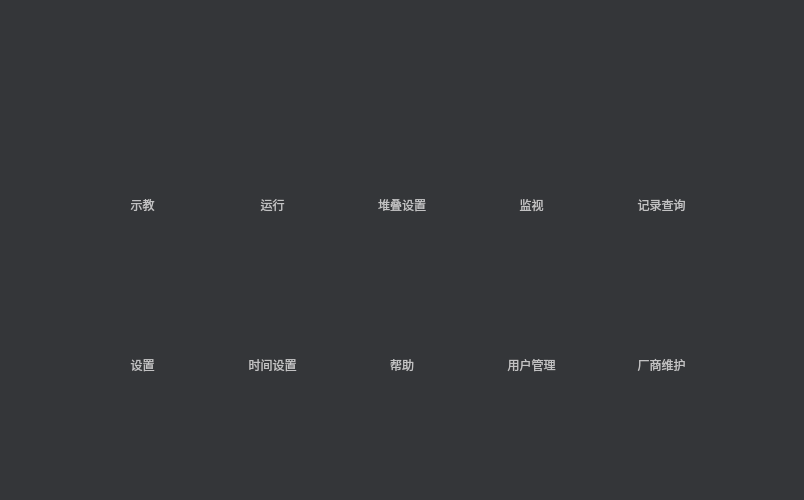
<?xml version="1.0" encoding="UTF-8"?>
<ui version="4.0">
 <class>Frm_Fun</class>
 <widget class="QWidget" name="Frm_Fun">
  <property name="geometry">
   <rect>
    <x>0</x>
    <y>0</y>
    <width>804</width>
    <height>500</height>
   </rect>
  </property>
  <property name="windowTitle">
   <string>Form</string>
  </property>
  <property name="styleSheet">
   <string notr="true">/*QWidget {
background:white;
}

QPushButton {
color: white;
font:bold 14px;
border:1px solid black;

background: #323232;
}

QLabel {
color: #55555;
background: white;
}*/

QWidget {
color: #c2c2c3;
background: #343639;
}

QLabel {
min-width: 100px;
min-height: 20px;
}

QPushButton[objectName=&quot;btnTeach&quot;] {
border: no;
/*outline: no;*/
min-width: 100px;
min-height: 100px;
image: url(&quot;:/Res/image/function_teach.png&quot;); 
}

QPushButton[objectName=&quot;btnTeach&quot;]:pressed {
border: no;
min-width: 100px;
min-height: 100px;
/*
padding-top: -2px;
padding-bottom: -2px;*/
padding: 2px 2px 2px 2px;
image: url(&quot;:/Res/image/function_teach.png&quot;); 
}

QPushButton[objectName=&quot;btnRun&quot;] {
border: no;
/*outline: no;*/
min-width: 100px;
min-height: 100px;
image: url(&quot;:/Res/image/function_run.png&quot;); 
}

QPushButton[objectName=&quot;btnRun&quot;]:pressed {
border: no;
min-width: 100px;
min-height: 100px;
/*
padding-top: -2px;
padding-bottom: -2px;*/
padding: 2px 2px 2px 2px;
image: url(&quot;:/Res/image/function_run.png&quot;); 
}

QPushButton[objectName=&quot;btnSysS&quot;] {
border: no;
/*outline: no;*/
min-width: 100px;
min-height: 100px;
image: url(&quot;:/Res/image/function_setup.png&quot;); 
}

QPushButton[objectName=&quot;btnSysS&quot;]:pressed {
border: no;
min-width: 100px;
min-height: 100px;
/*
padding-top: -2px;
padding-bottom: -2px;*/
padding: 2px 2px 2px 2px;
image: url(&quot;:/Res/image/function_setup.png&quot;); 
}

QPushButton[objectName=&quot;btnStkS&quot;] {
border: no;
/*outline: no;*/
min-width: 100px;
min-height: 100px;
image: url(&quot;:/Res/image/function_stack.png&quot;); 
}

QPushButton[objectName=&quot;btnStkS&quot;]:pressed {
border: no;
min-width: 100px;
min-height: 100px;
/*
padding-top: -2px;
padding-bottom: -2px;*/
padding: 2px 2px 2px 2px;
image: url(&quot;:/Res/image/function_stack.png&quot;); 
}

QPushButton[objectName=&quot;btnTimS&quot;] {
border: no;
/*outline: no;*/
min-width: 100px;
min-height: 100px;
image: url(&quot;:/Res/image/function_time.png&quot;); 
}

QPushButton[objectName=&quot;btnTimS&quot;]:pressed {
border: no;
min-width: 100px;
min-height: 100px;
/*
padding-top: -2px;
padding-bottom: -2px;*/
padding: 2px 2px 2px 2px;
image: url(&quot;:/Res/image/function_time.png&quot;); 
}

QPushButton[objectName=&quot;btnMonitor&quot;] {
border: no;
/*outline: no;*/
min-width: 100px;
min-height: 100px;
image: url(&quot;:/Res/image/function_monitor.png&quot;); 
}

QPushButton[objectName=&quot;btnMonitor&quot;]:pressed {
border: no;
min-width: 100px;
min-height: 100px;
/*
padding-top: -2px;
padding-bottom: -2px;*/
padding: 2px 2px 2px 2px;
image: url(&quot;:/Res/image/function_monitor.png&quot;); 
}

QPushButton[objectName=&quot;btnLog&quot;] {
border: no;
/*outline: no;*/
min-width: 100px;
min-height: 100px;
image: url(&quot;:/Res/image/function_note.png&quot;); 
}

QPushButton[objectName=&quot;btnLog&quot;]:pressed {
border: no;
min-width: 100px;
min-height: 100px;
/*
padding-top: -2px;
padding-bottom: -2px;*/
padding: 2px 2px 2px 2px;
image: url(&quot;:/Res/image/function_note.png&quot;); 
}
QPushButton[objectName=&quot;btnAuthority&quot;] {
border: no;
/*outline: no;*/
min-width: 100px;
min-height: 100px;
image: url(&quot;:/Res/image/function_authority.png&quot;); 
}

QPushButton[objectName=&quot;btnAuthority&quot;]:pressed {
border: no;
min-width: 100px;
min-height: 100px;
/*
padding-top: -2px;
padding-bottom: -2px;*/
padding: 2px 2px 2px 2px;
image: url(&quot;:/Res/image/function_authority.png&quot;); 
}

QPushButton[objectName=&quot;btnHelp&quot;] {
border: no;
/*outline: no;*/
min-width: 100px;
min-height: 100px;
image: url(&quot;:/Res/image/function_help.png&quot;); 
}

QPushButton[objectName=&quot;btnHelp&quot;]:pressed {
border: no;
min-width: 100px;
min-height: 100px;
/*
padding-top: -2px;
padding-bottom: -2px;*/
padding: 2px 2px 2px 2px;
image: url(&quot;:/Res/image/function_help.png&quot;); 
}

QPushButton[objectName=&quot;btnManufacturer&quot;] {
border: no;
/*outline: no;*/
min-width: 101px;
min-height: 101px;
image: url(&quot;:/Res/image/function_vendor.png&quot;); 
}

QPushButton[objectName=&quot;btnManufacturer&quot;]:pressed {
border: no;
min-width: 101px;
min-height: 101px;
/*
padding-top: -2px;
padding-bottom: -2px;*/
padding: 2px 2px 2px 2px;
image: url(&quot;:/Res/image/function_vendor.png&quot;); 
}


</string>
  </property>
  <layout class="QGridLayout" name="gridLayout">
   <property name="leftMargin">
    <number>90</number>
   </property>
   <property name="topMargin">
    <number>100</number>
   </property>
   <property name="rightMargin">
    <number>90</number>
   </property>
   <property name="bottomMargin">
    <number>100</number>
   </property>
   <property name="horizontalSpacing">
    <number>25</number>
   </property>
   <property name="verticalSpacing">
    <number>20</number>
   </property>
   <item row="0" column="0">
    <layout class="QVBoxLayout" name="verticalLayout_10">
     <property name="spacing">
      <number>0</number>
     </property>
     <item>
      <widget class="QPushButton" name="btnTeach">
       <property name="sizePolicy">
        <sizepolicy hsizetype="Preferred" vsizetype="Preferred">
         <horstretch>0</horstretch>
         <verstretch>0</verstretch>
        </sizepolicy>
       </property>
       <property name="maximumSize">
        <size>
         <width>100</width>
         <height>100</height>
        </size>
       </property>
       <property name="layoutDirection">
        <enum>Qt::LeftToRight</enum>
       </property>
       <property name="text">
        <string/>
       </property>
       <property name="iconSize">
        <size>
         <width>100</width>
         <height>100</height>
        </size>
       </property>
       <property name="flat">
        <bool>true</bool>
       </property>
      </widget>
     </item>
     <item>
      <widget class="QLabel" name="label">
       <property name="sizePolicy">
        <sizepolicy hsizetype="Preferred" vsizetype="Preferred">
         <horstretch>0</horstretch>
         <verstretch>0</verstretch>
        </sizepolicy>
       </property>
       <property name="text">
        <string>示教</string>
       </property>
       <property name="alignment">
        <set>Qt::AlignCenter</set>
       </property>
      </widget>
     </item>
    </layout>
   </item>
   <item row="0" column="1">
    <layout class="QVBoxLayout" name="verticalLayout_4">
     <item>
      <widget class="QPushButton" name="btnRun">
       <property name="sizePolicy">
        <sizepolicy hsizetype="Maximum" vsizetype="Maximum">
         <horstretch>0</horstretch>
         <verstretch>0</verstretch>
        </sizepolicy>
       </property>
       <property name="maximumSize">
        <size>
         <width>100</width>
         <height>100</height>
        </size>
       </property>
       <property name="text">
        <string/>
       </property>
       <property name="iconSize">
        <size>
         <width>100</width>
         <height>100</height>
        </size>
       </property>
       <property name="flat">
        <bool>true</bool>
       </property>
      </widget>
     </item>
     <item>
      <widget class="QLabel" name="label_2">
       <property name="text">
        <string>运行</string>
       </property>
       <property name="alignment">
        <set>Qt::AlignCenter</set>
       </property>
      </widget>
     </item>
    </layout>
   </item>
   <item row="0" column="2">
    <layout class="QVBoxLayout" name="verticalLayout_3">
     <property name="spacing">
      <number>0</number>
     </property>
     <item>
      <widget class="QPushButton" name="btnStkS">
       <property name="sizePolicy">
        <sizepolicy hsizetype="Maximum" vsizetype="Maximum">
         <horstretch>0</horstretch>
         <verstretch>0</verstretch>
        </sizepolicy>
       </property>
       <property name="maximumSize">
        <size>
         <width>100</width>
         <height>100</height>
        </size>
       </property>
       <property name="text">
        <string/>
       </property>
       <property name="iconSize">
        <size>
         <width>100</width>
         <height>100</height>
        </size>
       </property>
       <property name="flat">
        <bool>true</bool>
       </property>
      </widget>
     </item>
     <item>
      <widget class="QLabel" name="label_5">
       <property name="text">
        <string>堆叠设置</string>
       </property>
       <property name="alignment">
        <set>Qt::AlignCenter</set>
       </property>
      </widget>
     </item>
    </layout>
   </item>
   <item row="0" column="3">
    <layout class="QVBoxLayout" name="verticalLayout_5">
     <property name="spacing">
      <number>0</number>
     </property>
     <item>
      <widget class="QPushButton" name="btnMonitor">
       <property name="sizePolicy">
        <sizepolicy hsizetype="Maximum" vsizetype="Maximum">
         <horstretch>0</horstretch>
         <verstretch>0</verstretch>
        </sizepolicy>
       </property>
       <property name="maximumSize">
        <size>
         <width>100</width>
         <height>100</height>
        </size>
       </property>
       <property name="text">
        <string/>
       </property>
       <property name="iconSize">
        <size>
         <width>100</width>
         <height>100</height>
        </size>
       </property>
       <property name="flat">
        <bool>true</bool>
       </property>
      </widget>
     </item>
     <item>
      <widget class="QLabel" name="label_10">
       <property name="text">
        <string>监视</string>
       </property>
       <property name="alignment">
        <set>Qt::AlignCenter</set>
       </property>
      </widget>
     </item>
    </layout>
   </item>
   <item row="0" column="4">
    <layout class="QVBoxLayout" name="verticalLayout_8">
     <property name="spacing">
      <number>0</number>
     </property>
     <item>
      <widget class="QPushButton" name="btnLog">
       <property name="sizePolicy">
        <sizepolicy hsizetype="Maximum" vsizetype="Maximum">
         <horstretch>0</horstretch>
         <verstretch>0</verstretch>
        </sizepolicy>
       </property>
       <property name="maximumSize">
        <size>
         <width>100</width>
         <height>100</height>
        </size>
       </property>
       <property name="text">
        <string/>
       </property>
       <property name="iconSize">
        <size>
         <width>100</width>
         <height>100</height>
        </size>
       </property>
       <property name="flat">
        <bool>true</bool>
       </property>
      </widget>
     </item>
     <item>
      <widget class="QLabel" name="label_8">
       <property name="text">
        <string>记录查询</string>
       </property>
       <property name="alignment">
        <set>Qt::AlignCenter</set>
       </property>
      </widget>
     </item>
    </layout>
   </item>
   <item row="1" column="0">
    <layout class="QVBoxLayout" name="verticalLayout_2">
     <property name="spacing">
      <number>0</number>
     </property>
     <item>
      <widget class="QPushButton" name="btnSysS">
       <property name="sizePolicy">
        <sizepolicy hsizetype="Maximum" vsizetype="Maximum">
         <horstretch>0</horstretch>
         <verstretch>0</verstretch>
        </sizepolicy>
       </property>
       <property name="maximumSize">
        <size>
         <width>100</width>
         <height>100</height>
        </size>
       </property>
       <property name="text">
        <string/>
       </property>
       <property name="iconSize">
        <size>
         <width>100</width>
         <height>100</height>
        </size>
       </property>
       <property name="flat">
        <bool>true</bool>
       </property>
      </widget>
     </item>
     <item>
      <widget class="QLabel" name="label_3">
       <property name="text">
        <string>设置</string>
       </property>
       <property name="alignment">
        <set>Qt::AlignCenter</set>
       </property>
      </widget>
     </item>
    </layout>
   </item>
   <item row="1" column="1">
    <layout class="QVBoxLayout" name="verticalLayout_9">
     <property name="spacing">
      <number>0</number>
     </property>
     <item>
      <widget class="QPushButton" name="btnTimS">
       <property name="sizePolicy">
        <sizepolicy hsizetype="Maximum" vsizetype="Maximum">
         <horstretch>0</horstretch>
         <verstretch>0</verstretch>
        </sizepolicy>
       </property>
       <property name="maximumSize">
        <size>
         <width>100</width>
         <height>100</height>
        </size>
       </property>
       <property name="text">
        <string/>
       </property>
       <property name="iconSize">
        <size>
         <width>100</width>
         <height>100</height>
        </size>
       </property>
       <property name="flat">
        <bool>true</bool>
       </property>
      </widget>
     </item>
     <item>
      <widget class="QLabel" name="label_6">
       <property name="text">
        <string>时间设置</string>
       </property>
       <property name="alignment">
        <set>Qt::AlignCenter</set>
       </property>
      </widget>
     </item>
    </layout>
   </item>
   <item row="1" column="2">
    <layout class="QVBoxLayout" name="verticalLayout_7">
     <property name="spacing">
      <number>0</number>
     </property>
     <item>
      <widget class="QPushButton" name="btnHelp">
       <property name="sizePolicy">
        <sizepolicy hsizetype="Maximum" vsizetype="Maximum">
         <horstretch>0</horstretch>
         <verstretch>0</verstretch>
        </sizepolicy>
       </property>
       <property name="maximumSize">
        <size>
         <width>100</width>
         <height>100</height>
        </size>
       </property>
       <property name="text">
        <string/>
       </property>
       <property name="iconSize">
        <size>
         <width>100</width>
         <height>100</height>
        </size>
       </property>
       <property name="flat">
        <bool>true</bool>
       </property>
      </widget>
     </item>
     <item>
      <widget class="QLabel" name="label_9">
       <property name="sizePolicy">
        <sizepolicy hsizetype="Preferred" vsizetype="Preferred">
         <horstretch>0</horstretch>
         <verstretch>0</verstretch>
        </sizepolicy>
       </property>
       <property name="text">
        <string>帮助</string>
       </property>
       <property name="alignment">
        <set>Qt::AlignCenter</set>
       </property>
      </widget>
     </item>
    </layout>
   </item>
   <item row="1" column="3">
    <layout class="QVBoxLayout" name="verticalLayout">
     <property name="spacing">
      <number>0</number>
     </property>
     <item>
      <widget class="QPushButton" name="btnAuthority">
       <property name="sizePolicy">
        <sizepolicy hsizetype="Maximum" vsizetype="Maximum">
         <horstretch>0</horstretch>
         <verstretch>0</verstretch>
        </sizepolicy>
       </property>
       <property name="maximumSize">
        <size>
         <width>100</width>
         <height>100</height>
        </size>
       </property>
       <property name="text">
        <string/>
       </property>
       <property name="iconSize">
        <size>
         <width>100</width>
         <height>100</height>
        </size>
       </property>
       <property name="flat">
        <bool>true</bool>
       </property>
      </widget>
     </item>
     <item>
      <widget class="QLabel" name="label_7">
       <property name="text">
        <string>用户管理</string>
       </property>
       <property name="alignment">
        <set>Qt::AlignCenter</set>
       </property>
      </widget>
     </item>
    </layout>
   </item>
   <item row="1" column="4">
    <layout class="QVBoxLayout" name="verticalLayout_11">
     <item>
      <widget class="QPushButton" name="btnManufacturer">
       <property name="sizePolicy">
        <sizepolicy hsizetype="Maximum" vsizetype="Maximum">
         <horstretch>0</horstretch>
         <verstretch>0</verstretch>
        </sizepolicy>
       </property>
       <property name="maximumSize">
        <size>
         <width>100</width>
         <height>100</height>
        </size>
       </property>
       <property name="text">
        <string/>
       </property>
       <property name="iconSize">
        <size>
         <width>100</width>
         <height>100</height>
        </size>
       </property>
       <property name="flat">
        <bool>true</bool>
       </property>
      </widget>
     </item>
     <item>
      <widget class="QLabel" name="label_11">
       <property name="sizePolicy">
        <sizepolicy hsizetype="Preferred" vsizetype="Preferred">
         <horstretch>0</horstretch>
         <verstretch>0</verstretch>
        </sizepolicy>
       </property>
       <property name="text">
        <string>厂商维护</string>
       </property>
       <property name="alignment">
        <set>Qt::AlignCenter</set>
       </property>
      </widget>
     </item>
    </layout>
   </item>
  </layout>
 </widget>
 <resources/>
 <connections/>
</ui>
